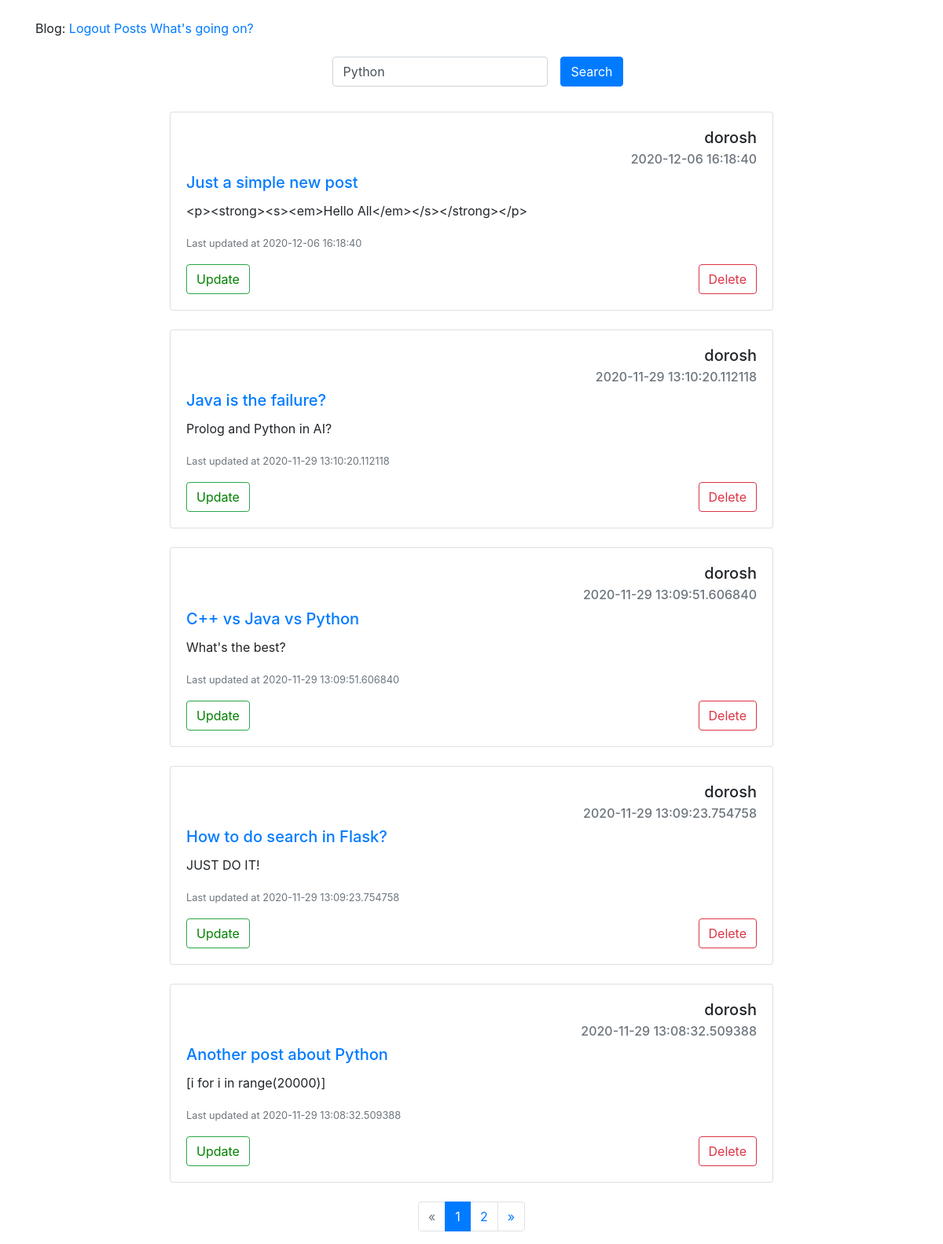
Page /posts/ (signed in) on the committed database.
### app/models.py (models this page shows, shortened)
class Post(db.Model):
    id = db.Column(db.Integer, primary_key=True)
    title = db.Column(db.String(100), nullable=False)
    body = db.Column(db.String(140), nullable=False)
    timestamp = db.Column(db.DateTime, index=True, default=datetime.utcnow, nullable=False)
    user_id = db.Column(db.Integer, db.ForeignKey('user.id'))

class User(UserMixin, db.Model):
    id = db.Column(db.Integer, primary_key=True)
    username = db.Column(db.String(64), index=True, unique=True)
    email = db.Column(db.String(120), index=True, unique=True)
    image_file = db.Column(db.String(20), nullable=False, default = 'default.jpg')
    about_me = db.Column(db.String(200), nullable=True)
    last_seen = db.Column(db.DateTime, default=datetime.utcnow)
    password_hash = db.Column(db.String(128))
    admin = db.Column(db.Boolean, default=False)
    posts = db.relationship('Post', backref='author', lazy='dynamic')

### app/views.py (the view)
@app.route('/posts/', methods=['GET'])
def posts():
    query = request.args.get('q')
    page = request.args.get('page')
    if page and page.isdigit():
        page = int(page)
    else:
        page = 1
    if query:
        posts = Post.query.filter(Post.title.contains(query) | Post.body.contains(query))
    else:
        posts = Post.query.order_by(Post.timestamp.desc())
    pages = posts.paginate(page=page, per_page=5)
    return render_template('posts.html', posts=posts, pages=pages, query=query)

### app/models.py (called while the page is built)
@login.user_loader
def load_user(id):
    return User.query.get(int(id))

### app/views.py (called while the page is built)
@app.before_request
def before_request():
    if current_user.is_authenticated:
        current_user.last_seen = datetime.utcnow()
        db.session.commit()

### app/templates/posts.html (shortened to what this page needs)
{% extends "base.html" %}
{% block content %}
    <br>
    <div class="container d-flex flex-column align-items-center">
    <form action="{{ url_for('posts') }}" class="form-inline">
        <div class="form-group mx-sm-3 mb-2">
            <input type="text" class="form-control" name="q" value="{%if query%}{{query}}{% else %}Python{% endif %}">
        </div>
        <button type="submit" class="btn btn-primary mb-2">Search</button>
    </form>
    </div>
    <br>
    <div class="container d-flex flex-column align-items-center">
    {% for post in pages.items %}
    <div class="card" style="width: 48rem;">
        <div class="card-body" >
          <h5 class="card-title text-right">{{post.author.username}}</h5>
          <h6 class="card-subtitle mb-2 text-muted text-right">{{post.timestamp}}</h6>
          <h5 class="card-title"><a href="{{ url_for('get_post', post_id=post.id) }}">{{post.title}}</a></h5>
          <p class="card-text">{{post.body}}</p>
          <p class="card-text"><small class="text-muted">Last updated at {{post.timestamp}} </small></p>
          {% if current_user == post.author %}
                <button class="btn btn-outline-success"><a id="update-link" href="{{ url_for('update_post', post_id=post.id) }}">Update</button></a>
                <button id="button-delete" data-toggle="modal" data-target="#delete-modal" class="btn btn-outline-danger float-right">Delete</button>
          {% endif %}
        </div>
    </div>
    <br>
    {% endfor %}
    </div>
    <nav>
        <ul class="pagination justify-content-center">
            <li class="page-item {% if not pages.has_prev %} disabled {% endif %}">
                <a class="page-link" href="{{ url_for('posts', page=pages.prev_num) }}" aria-label="Previous">
                    <span aria-hidden="true">&laquo;</span>
                </a>
            </li>
            {% for page in pages.iter_pages() %}
                <li class="page-item {% if page == pages.page %} active {% endif %}">
                    <a class="page-link" href="{{ url_for('posts', page=page) }}">{{ page }}<span class="sr-only">(current)</span></a>
                </li>
            {% endfor %}
            <li class="page-item {% if not pages.has_next %} disabled {% endif %}">
                <a class="page-link" href="{{ url_for('posts', page=pages.next_num) }}" aria-label="Next">
                    <span aria-hidden="true">&raquo;</span>
                </a>
            </li>
        </ul>
    </nav>
{% endblock %}

### app/static/styles/style.css (style rules this page uses)
#update-link { text-decoration: none; color: green; }

### rows in the picture
Post: author.username "dorosh", timestamp "2020-12-06 16:18:40", title "Just a simple new post", body "<p><strong><s><em>Hello All</em></s></strong></p>"
Post: author.username "dorosh", timestamp "2020-11-29 13:10:20.112118", title "Java is the failure?", body "Prolog and Python in AI?"
Post: author.username "dorosh", timestamp "2020-11-29 13:09:51.606840", title "C++ vs Java vs Python", body "What's the best?"
Post: author.username "dorosh", timestamp "2020-11-29 13:09:23.754758", title "How to do search in Flask?", body "JUST DO IT!"
Post: author.username "dorosh", timestamp "2020-11-29 13:08:32.509388", title "Another post about Python", body "[i for i in range(20000)]"

### other values in the picture
{{ page }} "1" "2"
